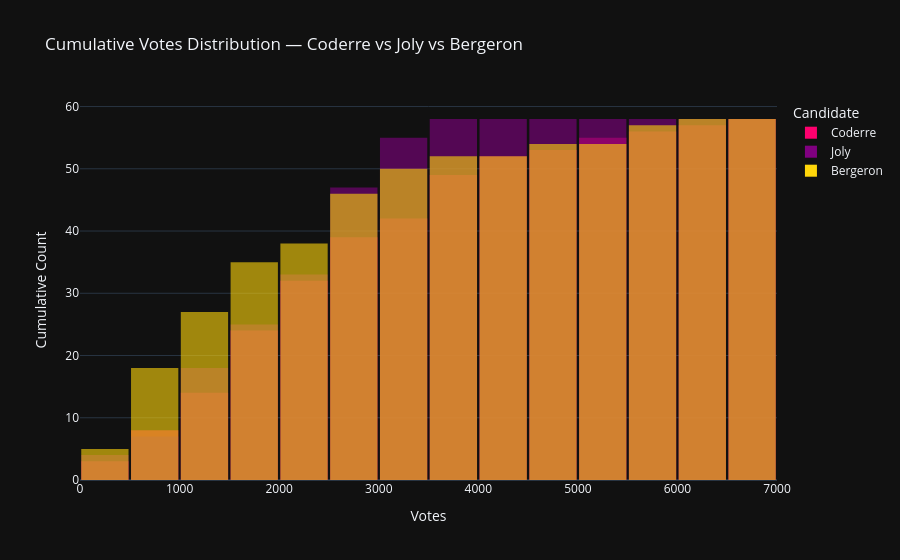

Notebook source saved alongside this figure:
### Code cell
fig4 = plt.histogram(
    df_long,
    x='votes',
    color='candidate',
    barmode='overlay',
    opacity=0.6,
    nbins=30,
    cumulative=True,                          
    title='Cumulative Votes Distribution — Coderre vs Joly vs Bergeron',
    labels={'votes': 'Votes', 'candidate': 'Candidate'},
    template='plotly_dark',
    color_discrete_map={
        'Coderre':  '#FF006E',  
        'Joly':     'purple',   
        'Bergeron': '#FFD60A',  
    }
)
 
fig4.update_layout(
    bargap=0.05,
    yaxis_title='Cumulative Count',
)
fig4.show()

### Figure 1 — Plotly figure (JSON) as saved in the notebook; plotly's stock layout.template omitted (floating-point values rounded to 4 significant figures)
{"data": [{"alignmentgroup": "True", "bingroup": "x", "cumulative": {"enabled": true}, "hovertemplate": "Candidate=Coderre<br>Votes=%{x}<br>count=%{y}<extra></extra>", "legendgroup": "Coderre", "marker": {"color": "#FF006E", "opacity": 0.6, "pattern": {"shape": ""}}, "name": "Coderre", "nbinsx": 30, "offsetgroup": "Coderre", "orientation": "v", "showlegend": true, "type": "histogram", "x": [2481, 2525, 3348, 1734, 1770, 1455, 3252, 5456, 4734, 5737, 2979, 1827, 2331, 2670, 3673, 3612, 4308, 4104, 3931, 5387, 2432, 2566, 3347, 2476, 1451, 1906, 1347, 3668, 2878, 2201, 2420, 2184, 1589, 2526, 1873, 1644, 1548, 1773, 2040, 1165, 1193, 1325, 4201, 3536, 631, 595, 518, 332, 3694, 2746, 1546, 3509, 6591, 6229, 996, 540, 446, 491], "xaxis": "x", "yaxis": "y"}, {"alignmentgroup": "True", "bingroup": "x", "cumulative": {"enabled": true}, "hovertemplate": "Candidate=Joly<br>Votes=%{x}<br>count=%{y}<extra></extra>", "legendgroup": "Joly", "marker": {"color": "purple", "opacity": 0.6, "pattern": {"shape": ""}}, "name": "Joly", "nbinsx": 30, "offsetgroup": "Joly", "orientation": "v", "showlegend": true, "type": "histogram", "x": [3024, 2675, 2532, 2514, 3044, 2316, 2543, 3330, 2852, 1656, 2873, 2815, 2788, 3234, 2431, 2081, 3959, 2822, 1641, 1908, 3578, 2438, 3291, 2849, 1894, 2282, 2271, 1220, 2039, 2782, 1402, 1076, 1172, 1286, 1232, 1578, 1636, 3262, 2648, 1266, 1157, 1908, 3717, 2943, 998, 1068, 690, 326, 3454, 3139, 2675, 2338, 1435, 1051, 423, 592, 419, 489], "xaxis": "x", "yaxis": "y"}, {"alignmentgroup": "True", "bingroup": "x", "cumulative": {"enabled": true}, "hovertemplate": "Candidate=Bergeron<br>Votes=%{x}<br>count=%{y}<extra></extra>", "legendgroup": "Bergeron", "marker": {"color": "#FFD60A", "opacity": 0.6, "pattern": {"shape": ""}}, "name": "Bergeron", "nbinsx": 30, "offsetgroup": "Bergeron", "orientation": "v", "showlegend": true, "type": "histogram", "x": [1829, 1163, 2770, 4782, 5933, 3599, 2521, 1760, 1879, 958, 3430, 6408, 5748, 4962, 3155, 1554, 1320, 1459, 882, 1184, 3368, 2092, 2562, 2631, 754, 2169, 2827, 984, 2666, 5819, 1793, 691, 708, 851, 1182, 1950, 1503, 2653, 1437, 832, 653, 1205, 1642, 1330, 258, 226, 224, 131, 2589, 3250, 3679, 2178, 1085, 780, 643, 833, 465, 698], "xaxis": "x", "yaxis": "y"}], "layout": {"autosize": true, "bargap": 0.05, "barmode": "overlay", "legend": {"title": {"text": "Candidate"}, "tracegroupgap": 0}, "title": {"text": "Cumulative Votes Distribution — Coderre vs Joly vs Bergeron"}, "xaxis": {"anchor": "y", "autorange": true, "domain": [0, 1], "range": [-0.5, 7000.0], "title": {"text": "Votes"}, "type": "linear"}, "yaxis": {"anchor": "x", "autorange": true, "domain": [0, 1], "range": [0, 61.05], "title": {"text": "Cumulative Count"}}}}
